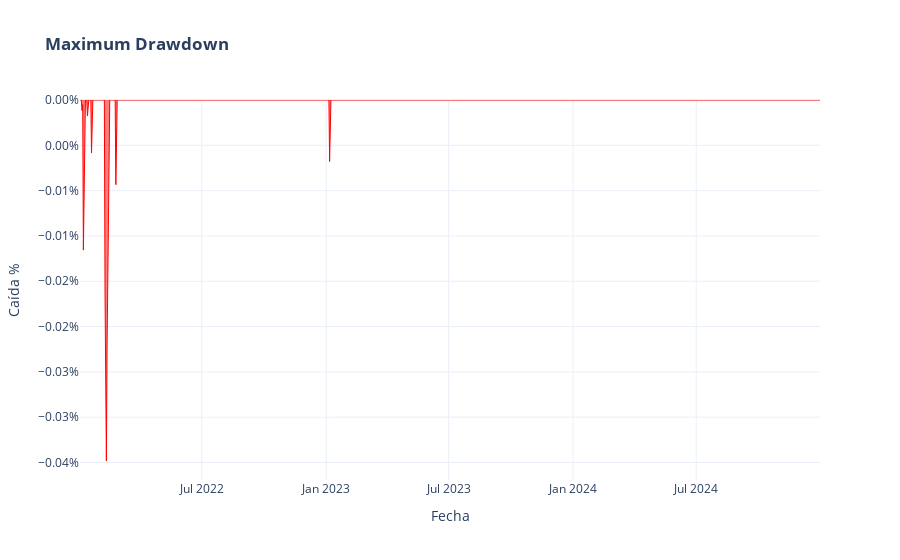

Write notebook code for a chart like this one.
### Code cell
# --- CÁLCULO DE DRAWDOWN
# 1. Calcular el valor acumulado (Wealth Index)
wealth_index = (1 + returns).cumprod()
# 2. Calcular el pico histórico acumulado hasta el momento
previous_peaks = wealth_index.cummax()
# 3. Calcular la caída porcentual desde ese pico
drawdown = (wealth_index - previous_peaks) / previous_peaks

# --- GRÁFICO: UNDERWATER PLOT (DRAWDOWN) ---
# ¿Qué tan abajo estamos desde el máximo histórico?
fig_dd = go.Figure()

fig_dd.add_trace(go.Scatter(
    x=drawdown.index, 
    y=drawdown,
    fill='tozeroy',
    mode='lines',
    line=dict(color='red', width=1),
    name='Drawdown'
))

fig_dd.update_layout(
    title='<b>Maximum Drawdown',
    yaxis_title='Caída %',
    xaxis_title='Fecha',
    yaxis=dict(tickformat=".2%"), 
    hovermode="x unified"
)

fig_dd.show()

max_dd = drawdown.min()
print(f" MÁXIMO DRAWDOWN HISTÓRICO: {max_dd:.6%}")
if max_dd == 0:
    print("   (El fondo nunca ha caído respecto a su máximo anterior. Solidez total).")

### Figure 1 — Plotly figure (JSON) as saved in the notebook; plotly's stock layout.template omitted (floating-point values rounded to 4 significant figures; data arrays with more than 128 entries replaced by an {"elided": "..."} marker saying what was removed)
{"data": [{"fill": "tozeroy", "line": {"color": "red", "width": 1}, "mode": "lines", "name": "Drawdown", "type": "scatter", "x": {"elided": "1094 str values"}, "y": {"elided": "1094 float values"}}], "layout": {"hovermode": "x unified", "title": {"text": "<b>Maximum Drawdown"}, "xaxis": {"title": {"text": "Fecha"}}, "yaxis": {"tickformat": ".2%", "title": {"text": "Caída %"}}}}
